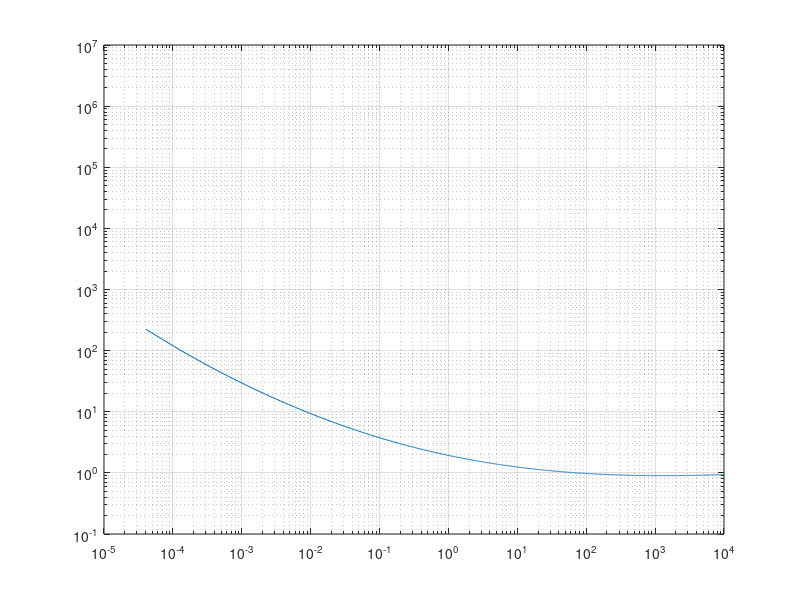

This chart was generated by the following MATLAB code: (Note: this script raises an error after producing the figure.)
clear;

figure;

leg = {};

c = 0:1/1023:1;

% SMPTE ST 2084
L_PQ = 10000*((max(c.^(1 / 78.84375) - 0.8359375, 0)./(18.8515625 - 18.6875 * c.^(1 / 78.84375))) .^ (1 / 0.1593017578125));
L1_PQ = L_PQ(1:end-1);
contrastPQ = (L_PQ(2:end) - L1_PQ)./L1_PQ;
contrastPQ(1) = 1e5;
loglog(L1_PQ, contrastPQ*100); grid on; hold on;
leg = [leg {'PQ'}];

% Global Cone Response Model (GCRM)
Y = linspace(10^-5, 10^4, 1024);
L_G = gcrm(Y, 10);
L1_G = L_G(1:end-1);
contrastGCRM = (L_G(2:end) - L1_G) ./ L1_G;
loglog(L1_G, contrastGCRM*100);
leg = [leg {'GCRM'}];

% Barten
% barten = csvread('barten.csv');
% L_barten = barten(10);
% %L_barten = gdf_jnd(10);
% L1_barten = L_barten(1:end-1);
% contrastBarten = (L_barten(2:end) - L1_barten)./L1_barten;
% loglog(L1_barten, contrastBarten*100);
% leg = [leg {'GDF'}];

% % BBC HLG
% hlg = HLG();
% L_hlg = 10000*hlg.Decompress(c);
% L1_hlg = L_hlg(1:end-1);
% contrastHLG = (L_hlg(2:end) - L1_hlg)./L1_hlg;
% loglog(L1_hlg, contrastHLG*100);
% leg = [leg {'HLG'}];
% 
% % Fraunhofer
L_fraun = fraunhofer(1:1:1024);
L1_fraun = L_fraun(1:end-1);
contrastFraun = (L_fraun(2:end) - L1_fraun) ./ L1_fraun;
loglog(L1_fraun, contrastFraun*100);
leg = [leg {'LogLuV'}];
% 
% % HDRV
pur=csvread('purafal.csv');
L_hdrv = pur(:,1)';
L1_hdrv = L_hdrv(1:end-1);
contrastHDRV = (L_hdrv(2:end) - L1_hdrv) ./ L1_hdrv;
loglog(L1_hdrv, contrastHDRV*100);
leg = [leg {'HDRV'}];
% 
% % PROPOSED
L = 1:1:1024;
L_pr = proposed(L);
L1_pr = L_pr(1:end-1);
c_pr = (L_pr(2:end) - L1_pr)./L1_pr;
loglog(L1_pr, c_pr*100);
leg = [leg {'PROPOSED'}];
% 
% BT.2246 Barten
%Lbt2246 = bt2246(1);

%legend('SMTPE ST 2084', 'tf(x) = x^{2.2}', 'tf(x) = x^4', 'tf(x) = x^8', 'Barten DICOM', 'HLG', 'Fraunhofer', 'HDRV');
legend(leg);
xlabel('Luminance (cd/m^2)');
ylabel('Contrast (%)');
axis([1e-4 1e4 1e-1 1e2]);
